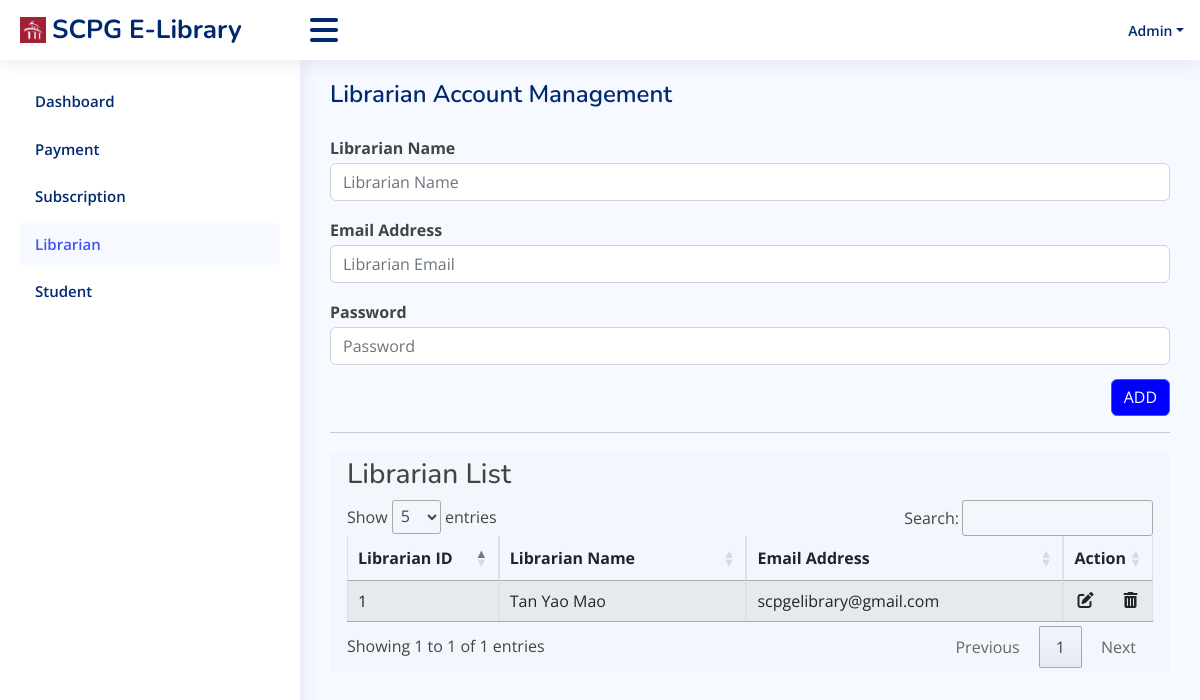
The page /administrator/manage_librarian.php (signed in) on the database its author committed.
### tables this page shows
CREATE TABLE `librarian` (
  `librarian_ID` int(6) NOT NULL,
  `admin_ID` int(6) NOT NULL,
  `librarian_name` varchar(50) NOT NULL,
  `email` varchar(50) NOT NULL,
  `password` varchar(100) NOT NULL,
  `created_datetime` datetime DEFAULT NULL,
  `updated_datetime` datetime DEFAULT NULL
);

### administrator/manage_librarian.php (the view, shortened to what this page needs)
<?php
    include('../controller/conn.php');
?>
<!DOCTYPE html>
<html lang="en">
<head>
  <link href="../src/css/bootstrap_dashboard.css" rel="stylesheet">
  <link href="../src/css/dashboard.css" rel="stylesheet">
  <link href="https://cdnjs.cloudflare.com/ajax/libs/font-awesome/6.0.0/css/all.min.css" rel="stylesheet"/>
  <link rel="stylesheet" type="text/css" href="https://cdn.datatables.net/1.11.5/css/jquery.dataTables.css">
</head>
<body>
  <header id="header" class="header fixed-top d-flex align-items-center">
    <div class="d-flex align-items-center justify-content-between">
        <a href="dashboard.php" class="logo d-flex align-items-center">
            <img src="../src/image/segi_logo.png" alt="">
            <span class="d-none d-lg-block">SCPG E-Library</span>
        </a>
        <i class="fas fa-bars toggle-sidebar-btn"></i>
    </div>
    <nav class="header-nav ms-auto">
      <ul class="d-flex align-items-center">
        <li class="nav-item dropdown pe-3">
          <a class="nav-link nav-profile d-flex align-items-center pe-0" href="#" data-bs-toggle="dropdown">
            <span class="d-none d-md-block dropdown-toggle ps-2">Admin</span>
          </a>
        </li>
      </ul>
    </nav>
  </header>
  <aside id="sidebar" class="sidebar">
    <ul class="sidebar-nav" id="sidebar-nav">
      <li class="nav-item">
        <a class="nav-link collapsed" href="dashboard.php">
          <span>Dashboard</span>
        </a>
      </li>
      <li class="nav-item">
        <a class="nav-link collapsed" href="payment.php">
          <span>Payment</span>
        </a>
      </li>
      <li class="nav-item">
        <a class="nav-link collapsed" href="subscription.php">
          <span>Subscription</span>
        </a>
      </li>
      <li class="nav-item">
        <a class="nav-link" href="manage_librarian.php">
          <span>Librarian</span>
        </a>
      </li>
      <li class="nav-item">
        <a class="nav-link collapsed" href="manage_student.php">
          <span>Student</span>
        </a>
      </li>
    </ul>
  </aside>
  <main id="main" class="main">
    <div class="pagetitle">
      <h1>Librarian Account Management</h1>
    </div>
    <section class="section dashboard">
      <div class="row">
        <div class="col-lg-12">
          <div class="row">
            <form action="../controller/librarian_control.php" method="post" enctype="multipart/form-data">
                <div class="" style="margin-top: 17px;">
                    <b>Librarian Name</b>
                    <div class="col">
                        <input class="form-control" type="text" name="librarian_name" placeholder="Librarian Name" style="margin-top: 3px;" autocomplete="off" required>
                    </div>
                </div>
                <div class="" style="margin-top: 17px;">
                    <b>Email Address</b>
                    <div class="col">
                        <input class="form-control" type="email" name="librarian_email" placeholder="Librarian Email" style="margin-top: 3px;" autocomplete="off" required>
                    </div>
                </div>
                <div class="" style="margin-top: 17px;">
                    <b>Password</b>
                    <div class="col">
                        <input class="form-control" type="password" name="password" placeholder="Password" style="margin-top: 3px;" autocomplete="new-password" required>
                    </div>
                </div>
                <div class="" style="margin-top: 14px; text-align:right;">
                    <div class="col text-end" style="padding-top: 11px;">
                        <button class="btn btn-primary" type="submit" name="add" style="padding-top: 5px;margin-top: -12px;background: blue;">ADD</button>
                    </div>
                </div>
            </form>
          </div>
          <hr>
          <div class="row" style="background: #f1f7fc; margin:20px 0; padding:5px 5px;">
            <div class="col">
                <div class="table-responsive">
                    <h3 style="margin-top:0;">Librarian List</h3>
                    <table id="librarian_list" class="table table-bordered table-striped" style="width:100%">
                        <thead>
                            <tr>
                                <th>Librarian ID</th>
                                <th>Librarian Name</th>
                                <th>Email Address</th>
                                <th>Action</th>
                            </tr>
                        </thead>
                        <tbody>
                            <?php
                                $sql_material = "SELECT * FROM librarian ORDER BY librarian_ID ASC";
                                $query_material = mysqli_query($conn, $sql_material);
                                while ($material = mysqli_fetch_array($query_material)) {
                                    echo "
                                        <tr>
                                            <td style='width: 130px;'>".$material['librarian_ID']."</td>
                                            <td>".$material['librarian_name']."</td>
                                            <td>".$material['email']."</td>
                                            <td style='width: 50px; padding:4px 0px 0px 0px;'>
                                            <form action='../controller/librarian_control.php' method='post'>
                                                <a class='btn btn-default fas fa-edit' href='update_librarian.php?librarian_ID=".$material['librarian_ID']."'></a>
                                                <button type='submit' onclick='remove_librarian()' class='btn btn-default fas fa-trash-alt' name='delete' value='".$material['librarian_ID']."'></button>
                                            </form>
                                            </td>
                                        </tr>
                                    ";
                                }
                            ?>
                        </tbody>
                    </table>
                </div>
            </div>
          </div>
        </div>
      </div>
    </section>
  </main>
</body>
</html>

### src/css/dashboard.css (style rules this page uses)
:root { scroll-behavior: smooth; }
body { font-family: "Open Sans", sans-serif; background: #f6f9ff; color: #444444; }
a { color: #4154f1; text-decoration: none; }
h1, h2, h3, h4, h5, h6 { font-family: "Nunito", sans-serif; }
#main { margin-top: 60px; padding: 20px 30px; transition: all 0.3s; }
.pagetitle { margin-bottom: 10px; }
.pagetitle h1 { font-size: 24px; margin-bottom: 0; font-weight: 600; color: #012970; }
.logo { line-height: 1; }
@media (min-width: 1200px) { .logo { width: 280px; } }
.logo img { max-height: 26px; margin-right: 6px; }
.logo span { font-size: 26px; font-weight: 700; color: #012970; font-family: "Nunito", sans-serif; }
.header { transition: all 0.5s; z-index: 997; height: 60px; box-shadow: 0px 2px 20px rgba(1, 41, 112, 0.1); background-color: #fff; padding-left: 20px; }
.header .toggle-sidebar-btn { font-size: 32px; padding-left: 10px; cursor: pointer; color: #012970; }
.header-nav ul { list-style: none; }
.header-nav>ul { margin: 0; padding: 0; }
.header-nav .nav-profile { color: #012970; }
.header-nav .nav-profile span { font-size: 14px; font-weight: 600; }
.sidebar { position: fixed; top: 60px; left: 0; bottom: 0; width: 300px; z-index: 996; transition: all 0.3s; padding: 20px; overflow-y: auto; scrollbar-width: thin; scrollbar-color: #aab7cf transparent; box-shadow: 0px 0px 20px rgba(1, 41, 112, 0.1); background-color: #fff; }
@media (min-width: 1200px) { #main, #footer { margin-left: 300px; } }
.sidebar-nav { padding: 0; margin: 0; list-style: none; }
.sidebar-nav li { padding: 0; margin: 0; list-style: none; }
.sidebar-nav .nav-item { margin-bottom: 5px; }
.sidebar-nav .nav-link { display: flex; align-items: center; font-size: 15px; font-weight: 600; color: #4154f1; transition: 0.3; background: #f6f9ff; padding: 10px 15px; border-radius: 4px; }
.sidebar-nav .nav-link.collapsed { color: #012970; background: #fff; }

### rows shown on the page
librarian: librarian_ID "1", librarian_name "Tan Yao Mao", email "scpgelibrary@gmail.com"
